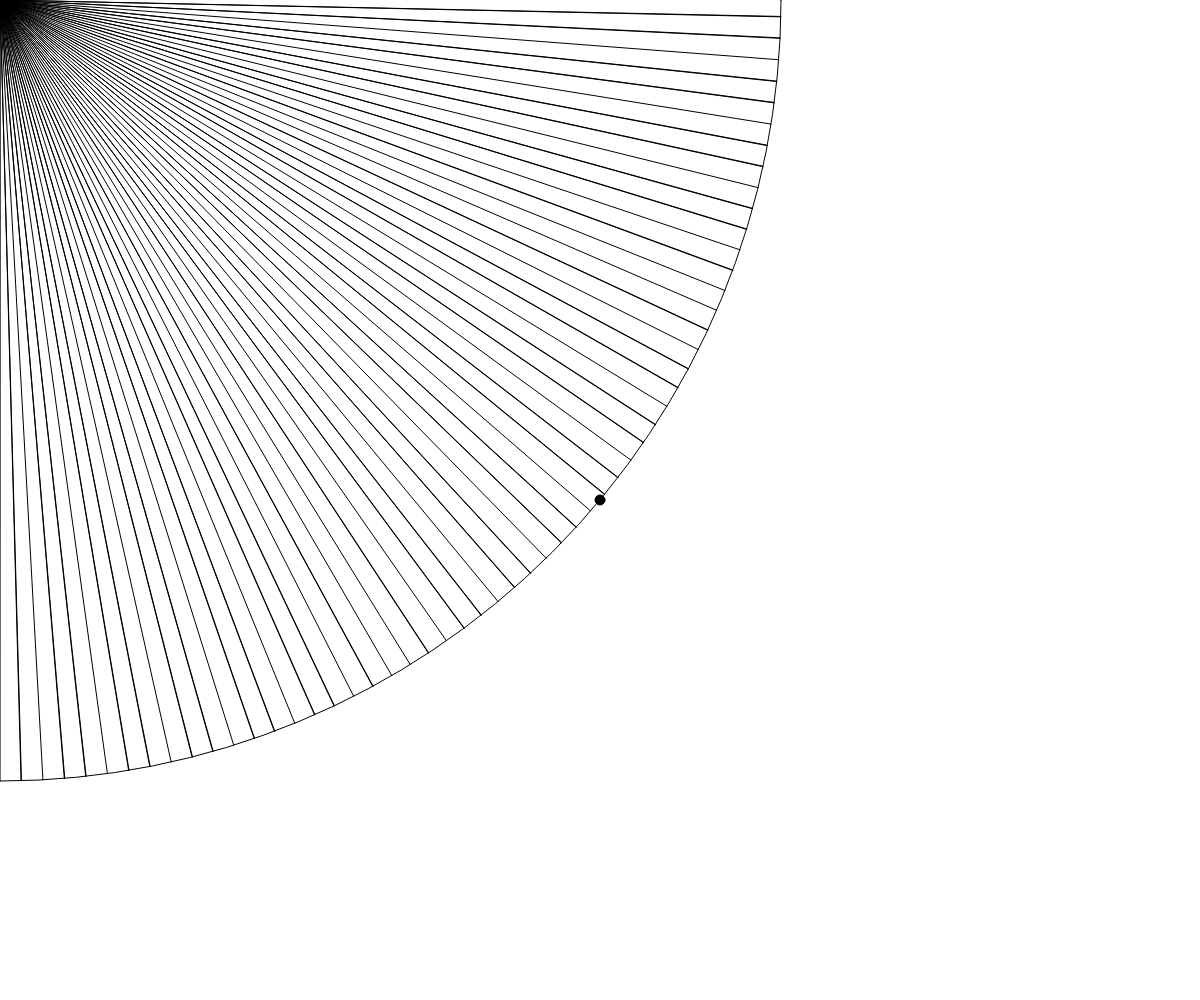
Frame 1 (no input)
Frame 60 (no input): identical to frame 1, image omitted
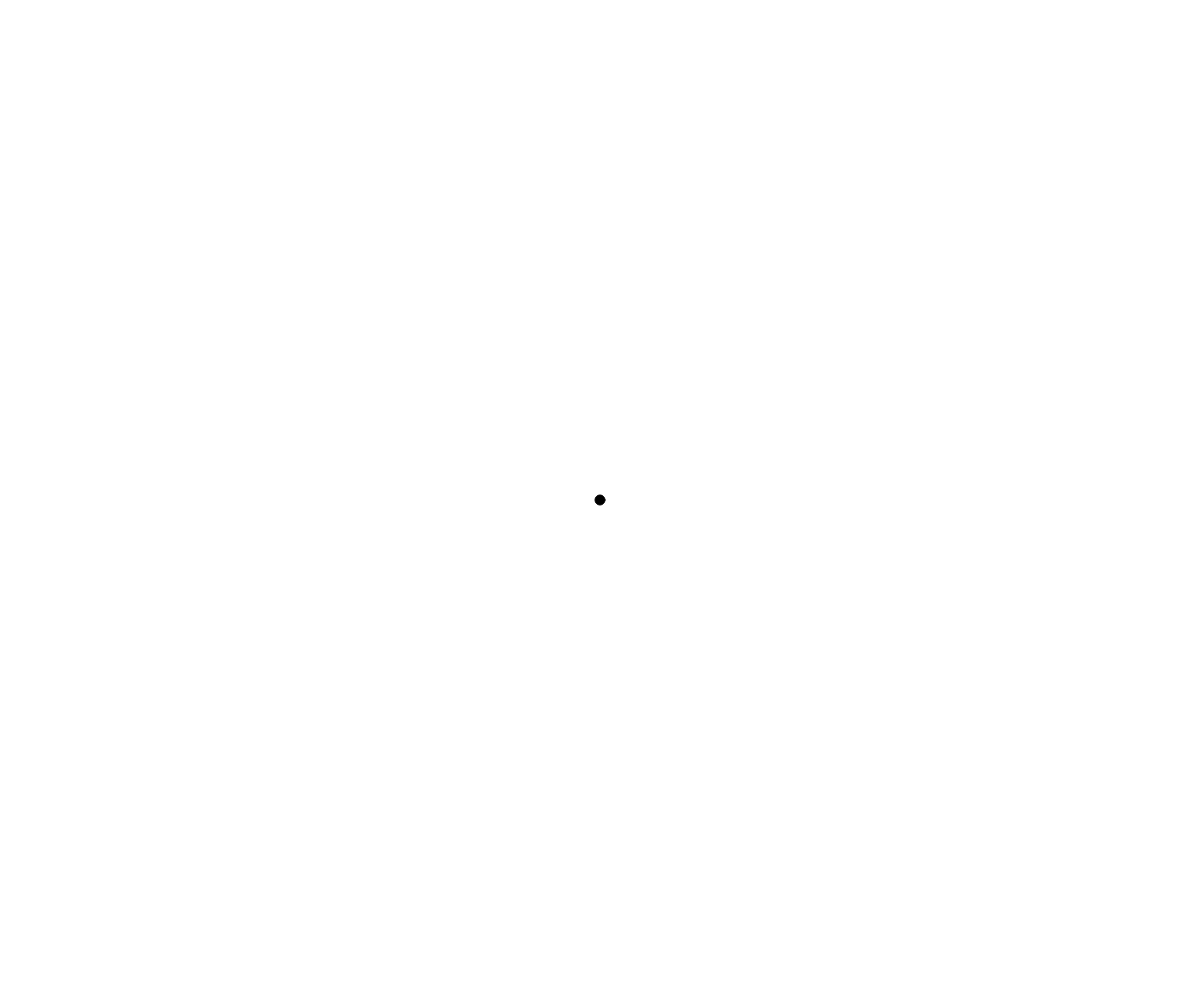
Frame 120 (the mouse pressed at the canvas centre since frame 60)

The p5.js sketch that drew these frames (run headless with seeded random() and noise() and a simulated clock; from frame 60 on, the mouse is pressed at the canvas centre):

// p5.js sketch
// ── sketch.js
let rays = 360;
let lines = [];
let length = 300;
let wallx = 2;
let wally = 2;
let wallh = 100;
let wallw = 100;

//RAYTRACEGREIER
function setup(){
	createCanvas(windowWidth,windowHeight);
	wallx = windowWidth/2;
	wally = windowHeight/2;		
	for(i=0;i<rays;i++){
		lines.push(new Line);
		
	}
	
	
}

class Line{
	constructor(){
		this.i;
		this.x;
		this.y;
	}
	make(){
		this.x = sin(this.i/(PI/2))*dist(mouseX,mouseY,wallx,wally);
		this.y = cos(this.i/(PI/2))*dist(mouseX,mouseY,wallx,wally);


		line(mouseX,mouseY,mouseX + this.x,mouseY + this.y);
		
	}
	intersect(){
		if(1==2){

		}
	}
}


function draw(){
	background(255);
	fill(0);
	ellipse(wallx,wally,10,10);
	
	for(i=0;i<rays;i++){
		lines[i].i = i;
		lines[i].make();
	}
	noFill();
	ellipse(mouseX,mouseY,dist(mouseX,mouseY,wallx,wally)*2);
	
}
 
